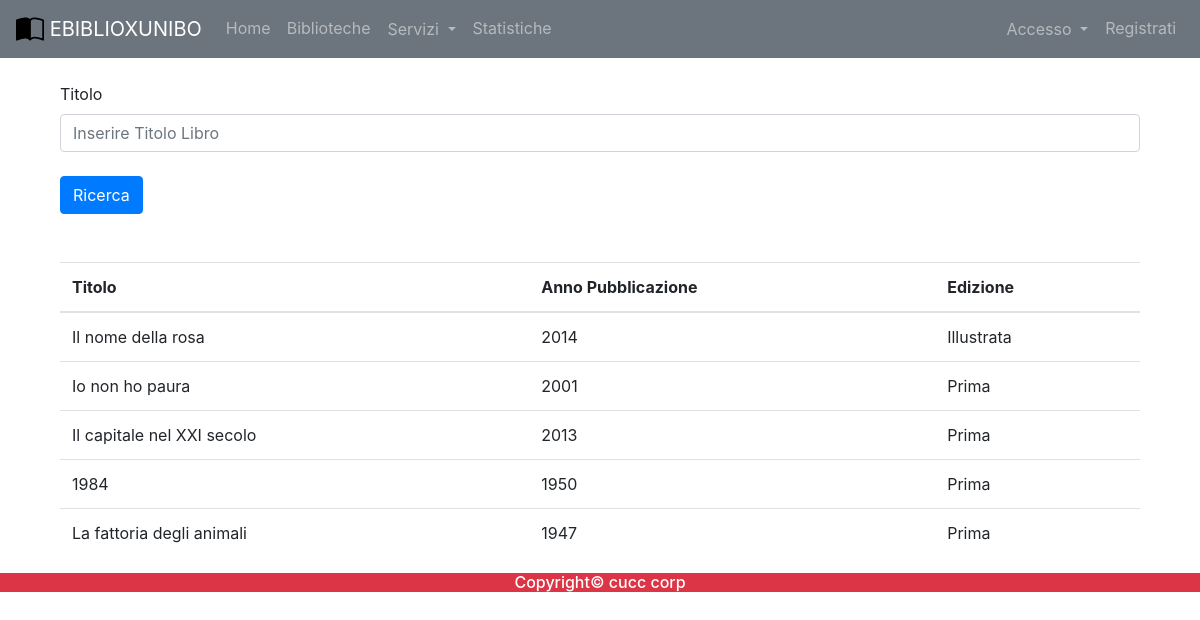
Screenshot of /libro.php with the database file from the repository.
### tables this page shows
create table CARTACEO(
    Codice int auto_increment primary key,
    Titolo varchar(255),
    Edizione varchar(255),
    Genere varchar(255),
    AnnoPubblicazione int
);

### includes/autoloader.inc.php (called while the page is built, shortened)
<?php
    function myAutoLoader($className){
        $path = "C:\\xampp\\htdocs\\Ebiblio\\controller\\";
        $extension = ".class.php";
        $fullPath = $path.$className.$extension;
    }
?>

### controller/dbh.class.php (called while the page is built)
<?php
    class Dbh {
        private static $dbInstance;
        private $db;
        public static function getInstance() {
            if(is_null(Dbh::$dbInstance)) {
                self::$dbInstance = new Dbh();
            }
            return self::$dbInstance;
        }
        private function __construct() {
            try {
                $this->db = new PDO(
                    'mysql:host=localhost;dbname=ebiblio;charset=utf8',
                    'root',
                    '1590');
                $this->db->setAttribute(PDO::ATTR_ERRMODE, PDO::ERRMODE_EXCEPTION);
                $this->db->setAttribute(PDO::ATTR_EMULATE_PREPARES, true);
            } catch (PDOException $pdo) {
                echo "No database found! Please run the database server to proceed!";
            }
        }
        public function getDb() {
            return $this->db;
        }
    }
?>

### controller/cartaceoController.class.php (called while the page is built, shortened)
<?php
    class CartaceoController{
        public function list(){
            $query="SELECT * FROM Cartaceo";
            $stmt = Dbh::getInstance()
            -> getDb()
            -> prepare($query);
            $stmt -> execute();
            return $stmt -> fetchAll(PDO::FETCH_ASSOC);
        }
    }
?>

### libro.php (the view, shortened to what this page needs)
<?php
require_once('/xampp/htdocs/ebiblio/main_partials/menu.php');
$cartaCon = new CartaceoController();
$carta_res = $cartaCon->list();
?>
<div class="container" style="background-color: white;">
    <br>
    <div class="container">
        <form action="" method="POST">
            <div class="form-group">
                <div class="row">
                    <div class="col mb-2">
                        <label for="titoloId">Titolo</label>
                        <input type="text" class="form-control" name="Titolo" id="titoloId" aria-describedby="emailHelp" placeholder="Inserire Titolo Libro">
                    </div>
                </div>
            </div>
            <input type="submit" name="cartaform_submitted" class="btn btn-primary" value="Ricerca"></input>
        </form>
        <table class="table table-hover">
            <thead>
                <tr>
                    <th>Titolo</th>
                    <th>Anno Pubblicazione</th>
                    <th>Edizione</th>
                </tr>
            </thead>
            <tbody>
                <?php
                if (isset($_POST['cartaform_submitted'])) {
                    $tit = trim($_POST['Titolo']);
                    if (ctype_space($tit)||$tit=='') {
                        echo "Titolo libro nullo";
                    } else {
                        $carta_like = $cartaCon->getLikeLibro($tit);
                        if (count($carta_like) <= 0) {
                            echo "Nessun risultato corrispondente";
                        }
                        for ($i = 0; $i < count($carta_like); $i++) {
                            echo '<tr ' . 'onclick="window.location.assign(\'http://localhost/ebiblio/libro_prenot/libroinfo.php?Titolo=' . $carta_like[$i]['Titolo'] .
                                '&codLibro=' . $carta_like[$i]['Codice'] . '\');"' . '>';
                            echo '<td>' . $carta_like[$i]['Titolo'] . '</td>';
                            echo '<td>' . $carta_like[$i]['AnnoPubblicazione'] . '</td>';
                            echo '<td>'  . $carta_like[$i]['Edizione'] . '</td>';
                            echo '</tr>';
                        }
                    }
                } else {
                    for ($i = 0; $i < count($carta_res); $i++) {
                        echo '<tr ' . 'onclick="window.location.assign(\'http://localhost/ebiblio/libro_prenot/libroinfo.php?Titolo=' . $carta_res[$i]['Titolo'] .
                            '&codLibro=' . $carta_res[$i]['Codice'] . '\');"' . '>';
                        echo '<td>' . $carta_res[$i]['Titolo'] . '</td>';
                        echo '<td>' . $carta_res[$i]['AnnoPubblicazione'] . '</td>';
                        echo '<td>'  . $carta_res[$i]['Edizione'] . '</td>';
                        echo '</tr>';
                    }
                }
                ?>
            </tbody>
        </table>
    </div>
</div>
<?php
  require_once('/xampp/htdocs/ebiblio/main_partials/footer.php');
  ?>

### main_partials/menu.php (shortened to what this page needs)
<?php
require_once('/xampp/htdocs/Ebiblio/includes/autoloader.inc.php');
?>
<!DOCTYPE html>
<html lang="en">
<head>
    <link rel="stylesheet" href="https://stackpath.bootstrapcdn.com/bootstrap/4.3.1/css/bootstrap.min.css">
    <link rel="stylesheet" href="https://maxcdn.bootstrapcdn.com/bootstrap/4.5.2/css/bootstrap.min.css">
    <link rel="stylesheet" href="https://unpkg.com/leaflet@1.7.1/dist/leaflet.css" />
    <link rel="stylesheet" href="http://code.jquery.com/ui/1.11.4/themes/smoothness/jquery-ui.css">
    <link rel="stylesheet" href="https://unpkg.com/leaflet@1.7.1/dist/leaflet.css" />
</head>
<body>
    <nav class="navbar navbar-expand-md navbar-dark bg-secondary">
        <a href="/ebiblio" class="navbar-brand">
            <img src="http:\ebiblio\images\book-half.svg" height="28">
            EBIBLIOXUNIBO
        </a>
        <div class="collapse navbar-collapse" id="navbarCollapse">
            <div class="navbar-nav">
                <a href="/ebiblio" class="nav-item nav-link">Home</a>
                <a href="/ebiblio/biblioteche.php" class="nav-item nav-link">Biblioteche</a>
                <div class="dropdown">
                    <button class="btn btn-secondary dropdown-toggle nav-item nav-link" type="button" id="dropdownMenuButton" data-toggle="dropdown" aria-haspopup="true" aria-expanded="false">
                        Servizi
                    </button>
                </div>
                <a href="#" class="nav-item nav-link">Statistiche</a>
            </div>
            <div class="navbar-nav ml-auto">
            <?php
            if(isset($_SESSION["email"])){
               echo"<li><a href='/ebiblio/accesso/'>Logout</a></li>";
            }else{
               echo "<div class='dropdown'>
               <button class='btn btn-secondary dropdown-toggle nav-item nav-link' type='button' id='dropdownMenuButton' data-toggle='dropdown' aria-haspopup='true' aria-expanded='false'>
                   Accesso
               </button>
               <div class='dropdown-menu' aria-labelledby='dropdownMenuButton'>
                   <a class='dropdown-item' href='/ebiblio/accesso/acc_volo.php'>Volontario</a>
                   <a class='dropdown-item' href='/ebiblio/accesso/acc_amm.php'>Amministratore</a>
                   <a class='dropdown-item' href='/ebiblio/accesso/acc_utiliz.php'>Utilizzatore</a>
               </div>
           </div>";
               echo"<a href='/ebiblio/registrazione.php' class='nav-item nav-link'>Registrati</a>";
            }
            ?>
            </div>
        </div>
    </nav>

### main_partials/footer.php
<div class="container-fluid bg-danger text-white text-center">
        <h6>Copyright© cucc corp</h6>
</div>
</body>
</html>

### rows the page displays
cartaceo: Titolo "Il nome della rosa", AnnoPubblicazione "2014", Edizione "Illustrata"
cartaceo: Titolo "Io non ho paura", AnnoPubblicazione "2001", Edizione "Prima"
cartaceo: Titolo "Il capitale nel XXI secolo", AnnoPubblicazione "2013", Edizione "Prima"
cartaceo: Titolo "1984", AnnoPubblicazione "1950", Edizione "Prima"
cartaceo: Titolo "La fattoria degli animali", AnnoPubblicazione "1947", Edizione "Prima"
